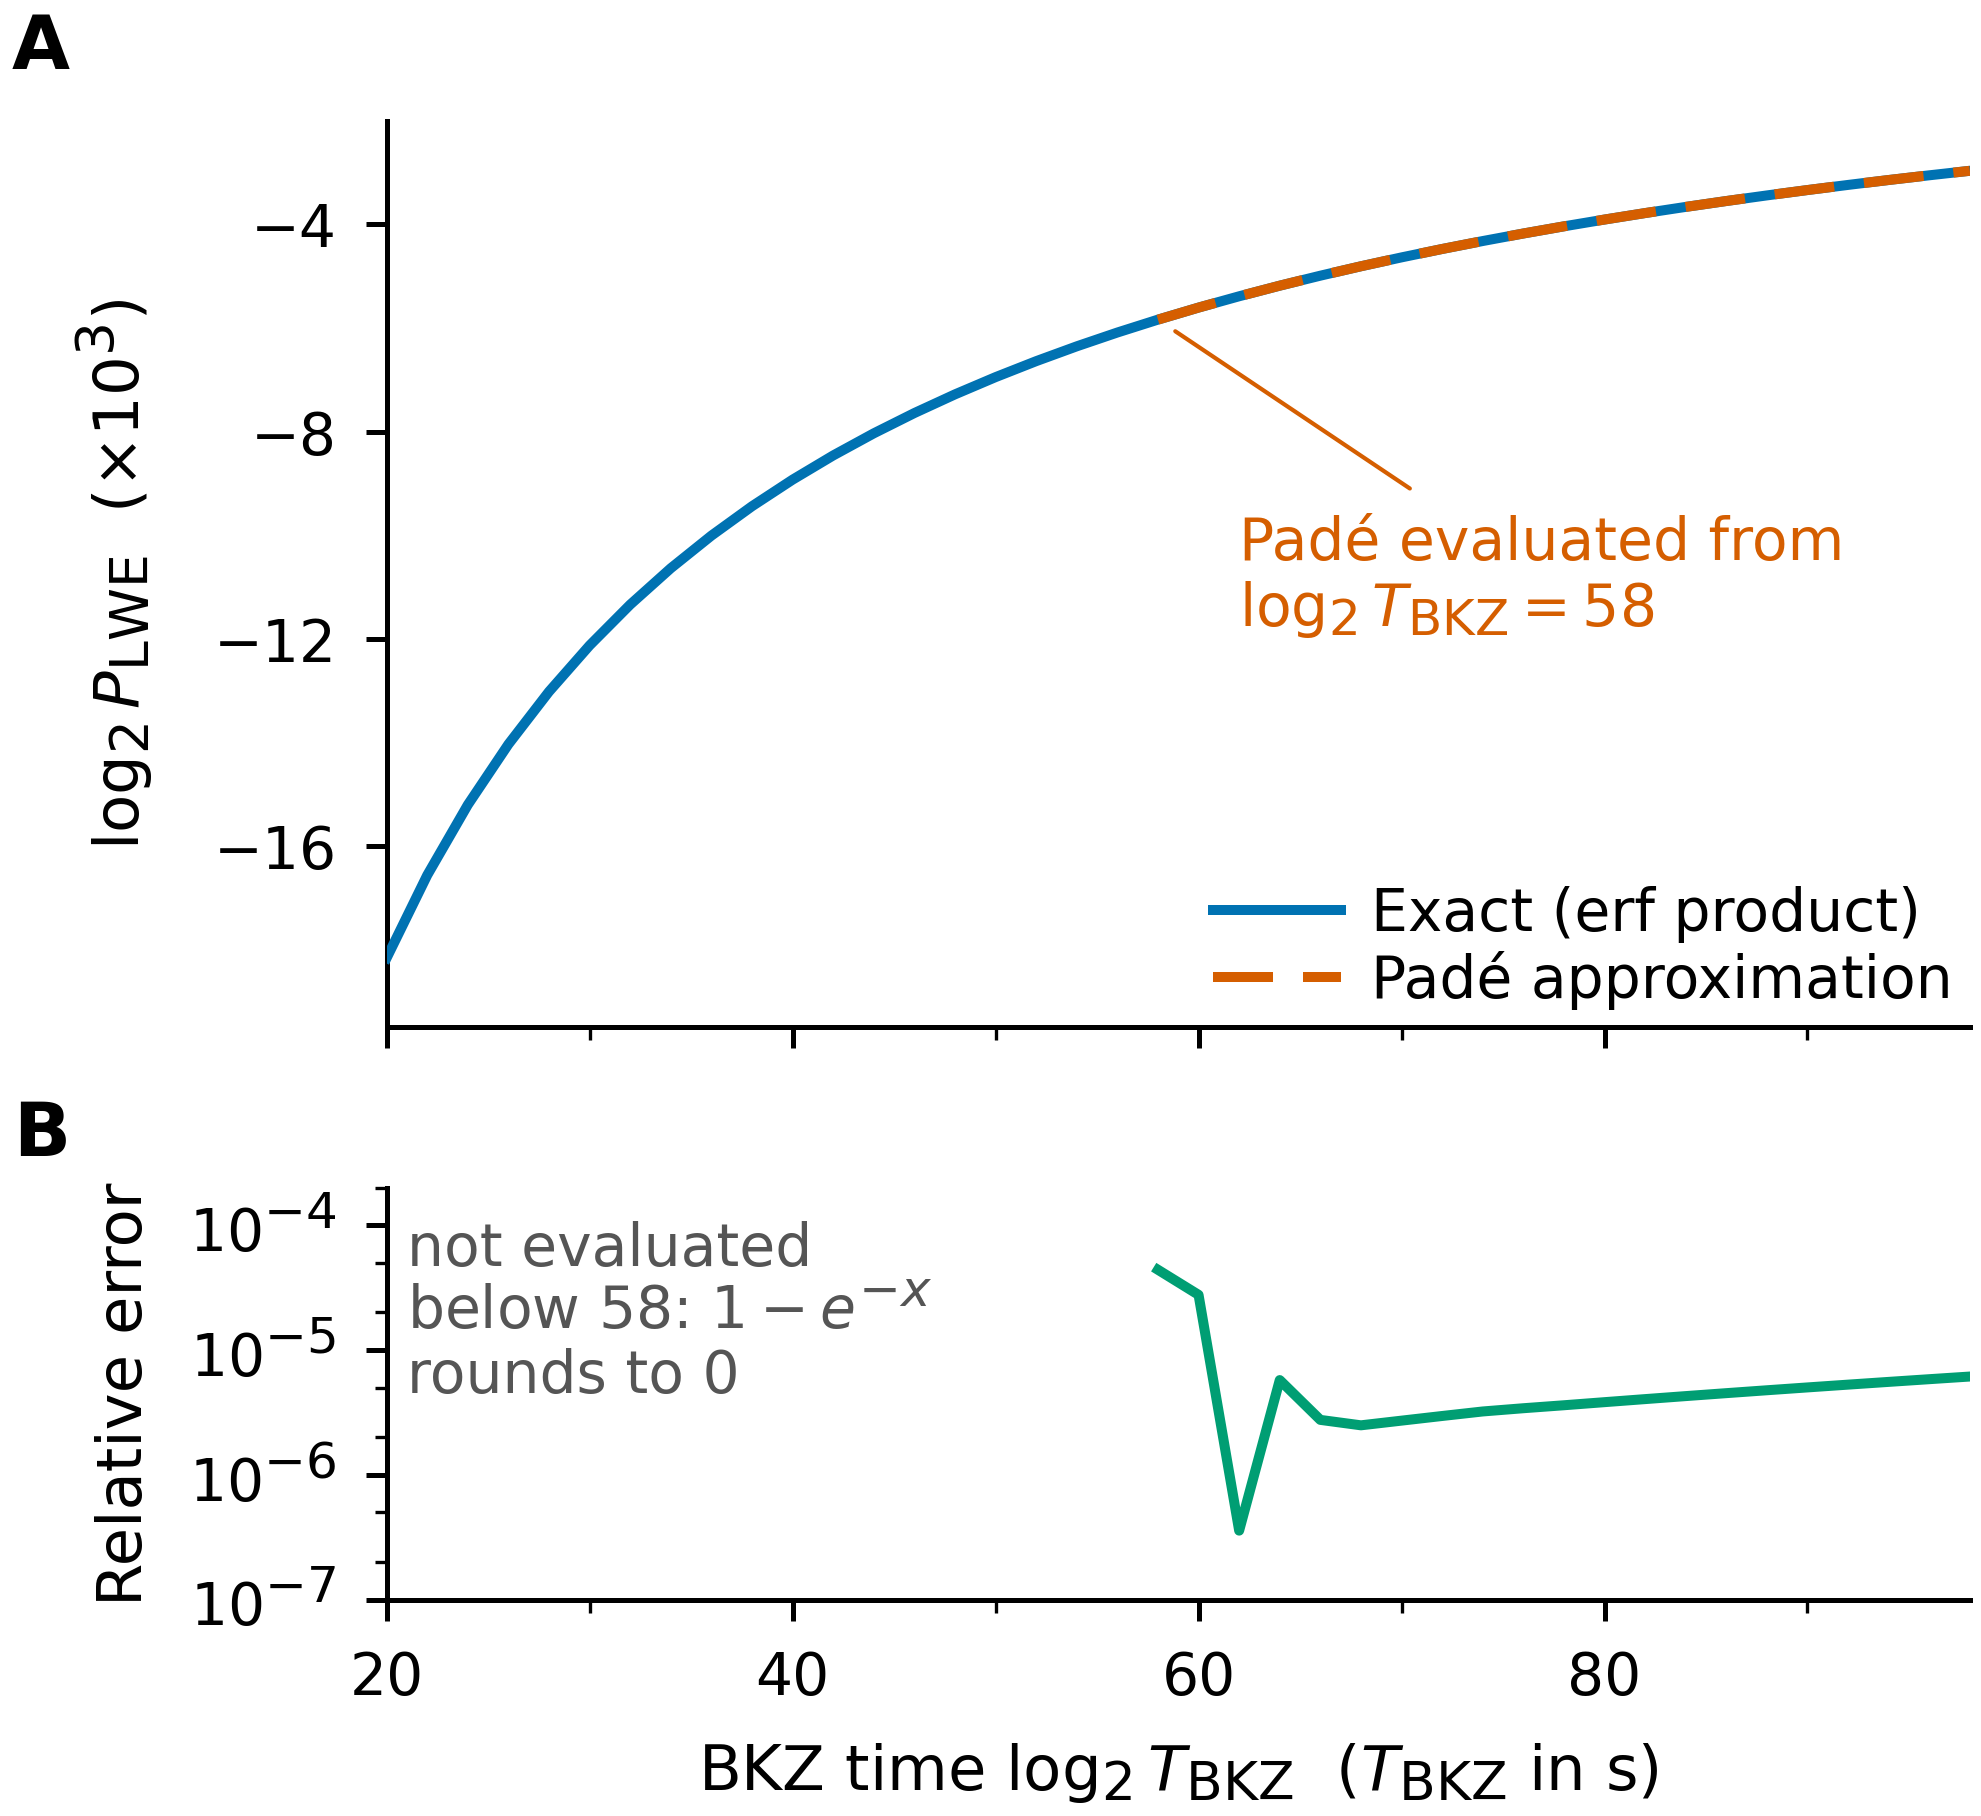

Generate this figure with Python:
# -*- coding: utf-8 -*-
"""
FIGURE BRIEF  (Supplementary Fig. S2, final -- label fig:attack_time, SI Note 2-3,
               "Padé-approximated versus exact log2 P_LWE as a function of the BKZ time")
Message (one sentence a referee should take away):
  At the fixed lattice rank m = 500 the Winitzki-Padé closed form of log2 P_LWE (SI Eq.
  pade_log_prob) reproduces the exact erf product (SI Eq. PLWE_final) over log2 T_BKZ = 58-98
  with a relative error below 5e-5 (down to 4e-7), i.e. in the cryptographically relevant
  regime |log2 P_LWE| ~ 3e3-6e3 the approximation is accurate; below log2 T_BKZ = 58 it is not
  evaluated because 1 - exp(-x) rounds to 0 in double precision for the smallest arguments.
Reader's first glance should land on:
  the dashed vermilion Padé curve lying on the solid blue exact curve in A from log2 T = 58
  onward, and the relative-error curve in B staying under 1e-4.
Form: line family (two coincident model curves) + one error curve; two stacked panels, shared x.
Panels: A (top) log2 P_LWE (x 1e3) vs log2 T_BKZ: exact over 20-98, Padé over 58-98;
  B (bottom) relative error |log2 P_Padé - log2 P_exact| / |log2 P_exact| on a log axis, 58-98.
Content and arithmetic reproduce the old figure build_v2/Figure/log2Pr_vs_TBKZ.pdf, whose
  script is code_from_D/PQNet/PQNet_Figure/improve/Figure61.py (read-only): same grid
  (log2 T_BKZ = 20, 22, ..., 98), same expression order, same mask (Padé finite, error > 0).
  Styling differences only: no open markers on the model curves (the dash already separates
  the coincident curves), no fill under the error curve, no grid, journal sizes and letters;
  y values of A in units of 10^3 instead of comma-separated thousands.
Encoding table:
  evaluation method -> colour (categorical, fixed order) -> 2
                        exact #0072B2 blue (solid), Padé #D55E00 vermilion (dashed, drawn
                        on top so that both colours stay visible where the curves coincide)
  relative error    -> colour #009E73 green, its own panel (B)                 -> 1
  quantity          -> panel (value / error)                                    -> 2
Curves per panel: A 2, B 1  (all <= 6)
Legend: A, lower right (empty: the curve rises from the lower left to the upper right); B has
  a single series named by its y label, no legend. Direct annotations for the key number only:
  the start of the Padé curve, log2 T_BKZ = 58 (A), and a grey note in B saying why the error
  curve starts there (anti-pattern 11).
Target width: single column 8.5 cm (user), height 7.8 cm. Sizes (Fig. 3 convention): axis
  labels 7.5 pt; tick labels, legend, annotations and notes 7 pt; panel letters 9 pt bold.
  matplotlib._mathtext.SHRINK_FACTOR = 6/7 (as in fig3_final.py / fig5_final.py) so every
  sub/superscript of a 7 pt string prints at 6.0 pt; the script parses every mathtext string
  and asserts that the smallest printed glyph is >= 6 pt.
Palette: Okabe-Ito indices 0, 1, 2 (validated 3-subset of palettes.md); validate_palette ->
  min dE normal 18.7, protan 13.0, deutan 11.0, tritan 8.6: PASS (asserted below).
What could be misread, and how the figure prevents it:
  - "the Padé curve is missing where the curves coincide": dashed vermilion on top of solid
    blue; the legend names both.
  - "the Padé curve / error curve was cut off at the left": the annotation in A marks the
    start at log2 T_BKZ = 58 and the note in B states the reason (underflow of the smallest
    erf arguments in double precision).
  - "log2 P_LWE is of order 1": the y label of A carries the (x 1e3) scale.
  - "this is the Lindner-Peikert calibration": the caption must say illustrative set B (SI
    Table tab:bkz_params): a = 1.8, b = 2.7, m = 500, ||b1|| = 10, d_i = 2, s = 2, not (1.8, 110).

STYLE SELF-REVIEW (references/anti-patterns.md, checked before drawing)
  1  shades of one hue ......... no: three distinct Okabe-Ito hues.
  2  dash as the only cue ...... no: the dashed curve also differs in hue; the dash is what
                                 keeps the underlying solid curve visible (coincident curves).
  3/4 > 6 curves / big legend .. no: 2 + 1 curves; a two-entry legend in an empty corner.
  5  text < 6 pt ............... no: audit asserts >= 6 pt; own glyph check covers sub/superscripts.
  6  in-panel titles ........... none (journal mode); the caption carries the title.
  11 curve stops unexplained ... no: annotation in A and note in B explain the start at 58.
  12 unit-less axes ............ x label states that T_BKZ is in seconds; log2 P_LWE is
                                 dimensionless with the scale in the label; relative error too.
  13 colour per entity ......... exact = blue, Padé = vermilion in S1 and S2 alike.
  14 frames / grids ............ top/right spines off, no grid, no fills.
  15 paragraphs in the figure .. one two-line annotation and one two-line note.
  22 no legend ................. no: conventional legend in A.
"""
import os
import sys
import math
os.environ.setdefault("MPLBACKEND", "Agg")
import numpy as np
from scipy.special import erf
import matplotlib
matplotlib.use("Agg")
import matplotlib._mathtext as _mathtext
# Sub/superscripts: matplotlib shrinks them to 0.70 of the base size (7 pt -> 4.9 pt, below the
# 6 pt production minimum). As in fig3_final.py, use 6/7 so that every sub/superscript of a
# 7 pt string prints at exactly 6.0 pt (verified by the glyph check at the end).
_mathtext.SHRINK_FACTOR = 6.0 / 7.0
_mathtext.GROW_FACTOR = 1.0 / _mathtext.SHRINK_FACTOR
import matplotlib.pyplot as plt
from matplotlib.mathtext import MathTextParser
from matplotlib.text import Text
from matplotlib.ticker import MultipleLocator, LogLocator, NullFormatter

sys.path.insert(0, os.path.normpath(os.path.join(os.path.dirname(os.path.abspath(__file__)), "..", "..", "tools")))
import scifig

HERE = os.path.dirname(os.path.abspath(__file__))

# ---------------------------------------------------------------- model (SI Note 2-3)
# Illustrative set B of SI Table tab:bkz_params, as stated in the caption of fig:attack_time.
A, B = 1.8, 2.7            # BKZ runtime fit  log2 delta_root = a / (log2 T_BKZ + b)
M = 500                    # lattice rank (number of Gram-Schmidt layers), fixed
B1, DI, S = 10.0, 2.0, 2.0  # ||b1||, search width d_i, Gaussian parameter s
W_PADE = 0.140012          # Winitzki's constant w
L_GRID = np.arange(20, 100, 2, dtype=float)  # log2 T_BKZ = 20, 22, ..., 98 (T_BKZ in s)
FLOOR = 1e-15

# The two evaluations keep the expression order of the original script (improve/Figure61.py).


def _gamma_lambda(log2T):
    gamma = 2.0 * A / (log2T + B)                   # = 2 log2 delta_root  (SI Eq. delta_from_T)
    lam = B1 * np.sqrt(np.pi) / (2.0 * S)           # ||b1|| sqrt(pi) / (2 s)
    return gamma, lam


def log2p_exact(m, log2T):
    """log2 P_LWE = sum_i log2 erf(z_i),  z_i = d_i lam 2^{-gamma (i-1)}  (SI Eq. PLWE_final; scipy erf)."""
    gamma, lam = _gamma_lambda(log2T)
    i = np.arange(1, m + 1)
    z = DI * lam * 2.0 ** (-gamma * (i - 1))
    return float(np.sum(np.log2(erf(z))))


def log2p_pade(m, log2T):
    """SI Eq. pade_log_prob: sum_i log2 sqrt(1 - exp(-W_i (4/pi + w W_i)/(1 + w W_i))), W_i = z_i^2.
    For the smallest z_i the term 1 - exp(-x) underflows to 0 in double precision and that
    layer contributes log2(0) = -inf: the sum is then -inf (not evaluated)."""
    gamma, lam = _gamma_lambda(log2T)
    i = np.arange(1, m + 1)
    W = (DI ** 2) * (lam ** 2) * 2.0 ** (-2.0 * gamma * (i - 1))
    with np.errstate(divide="ignore"):
        return float(np.sum(np.log2(np.sqrt(1.0 - np.exp(-(W * (4.0 / np.pi + W_PADE * W)) / (1.0 + W_PADE * W))))))


EX = np.array([log2p_exact(M, l) for l in L_GRID])
PA = np.array([log2p_pade(M, l) for l in L_GRID])
FINITE = np.isfinite(PA)
with np.errstate(divide="ignore", invalid="ignore"):
    REL = np.where(FINITE, np.abs((PA - EX) / EX), np.nan)
DEFINED = FINITE & (np.abs(EX) > FLOOR) & (REL > 0)
L_FIRST = float(L_GRID[DEFINED][0])

# ---------------------------------------------------------------- checks against the old figure
print("== Supplementary Fig. S2 (fig:attack_time): values read off build_v2/Figure/log2Pr_vs_TBKZ.pdf ==")
print("exact log2 P_LWE: %.2f at log2 T = 20, %.2f at 98 (old figure: about -18,000 / -3,000)" % (EX[0], EX[-1]))
assert abs(EX[0] - (-18162.15)) < 0.1 and abs(EX[-1] - (-2965.96)) < 0.1
print("Padé finite from log2 T_BKZ = %g onward (caption: ~58); -inf below" % L_GRID[FINITE][0])
assert L_FIRST == 58.0 and L_GRID[FINITE][0] == 58.0 and np.all(np.isinf(PA[~FINITE]))
k_min = int(np.nanargmin(REL))
print("relative error: %.3e at 58, min %.3e at %g, %.3e at 98; max %.3e" % (REL[DEFINED][0], REL[k_min], L_GRID[k_min], REL[-1], np.nanmax(REL)))
assert abs(REL[DEFINED][0] - 4.393e-5) < 1e-7 and L_GRID[k_min] == 62 and abs(REL[k_min] - 3.573e-7) < 1e-9
assert abs(REL[-1] - 6.131e-6) < 1e-8 and np.nanmax(REL) < 5e-5

np.savetxt(os.path.join(HERE, "figS2_final_source_data.csv"),
           np.column_stack([L_GRID, EX, np.where(FINITE, PA, np.nan), np.where(DEFINED, REL, np.nan)]), delimiter=",",
           fmt=["%g", "%.10e", "%.10e", "%.6e"],
           header=("log2_T_BKZ_s,log2P_LWE_exact,log2P_LWE_pade,relative_error "
                   "(a=%g,b=%g,m=%d,||b1||=%g,d_i=%g,s=%g,w=%g; double precision; "
                   "relative_error = |pade-exact|/|exact|; nan where the Pade sum underflows (log2 T_BKZ < 58))"
                   % (A, B, M, B1, DI, S, W_PADE)), encoding="utf-8")

# ---------------------------------------------------------------- palette
C_EX, C_PA, C_RE = scifig.OKABE_ITO[0], scifig.OKABE_ITO[1], scifig.OKABE_ITO[2]
NOTE_GREY = "#555555"
rep = scifig.validate_palette([C_EX, C_PA, C_RE])
assert rep["pass"]

# ---------------------------------------------------------------- figure
FIG_W, FIG_H = 8.5, 7.8                                   # cm (single column, user: 8.5 cm)
W, H = scifig.setup(width=FIG_W, height_cm=FIG_H, base_pt=7.5)
TICK, LEG, ANN = 7.0, 7.0, 7.0
matplotlib.rcParams.update({"xtick.labelsize": TICK, "ytick.labelsize": TICK, "legend.fontsize": LEG})
fig, (axA, axB) = plt.subplots(2, 1, figsize=(W, H), sharex=True,
                               gridspec_kw=dict(height_ratios=[2.2, 1.0]))
LW = 1.2
XLAB = r"BKZ time $\log_2 T_{\mathrm{BKZ}}$  ($T_{\mathrm{BKZ}}$ in s)"

# ---- A: exact (20-98) and Padé (58-98) log2 P_LWE, scaled by 1e-3
l_ex, = axA.plot(L_GRID, 1e-3 * EX, color=C_EX, lw=LW, ls="-", label="Exact (erf product)", zorder=3)
l_pa, = axA.plot(L_GRID[FINITE], 1e-3 * PA[FINITE], color=C_PA, lw=LW, ls=(0, (6, 3)), label="Padé approximation", zorder=4)
axA.set_xlim(20, 98)
axA.set_ylim(-19.5, -2.0)
axA.set_yticks([-16, -12, -8, -4])           # explicit: a locator also creates labels outside the view
axA.set_ylabel(r"$\log_2 P_{\mathrm{LWE}}$  ($\times 10^{3}$)")
axA.set_xlabel(XLAB); axA.xaxis.label.set_visible(False)      # printed on B (shared axis)
# the key number: where the Padé curve starts
y58 = 1e-3 * PA[FINITE][0]
axA.annotate("Padé evaluated from\n$\\log_2 T_{\\mathrm{BKZ}} = %g$" % L_FIRST, xy=(L_FIRST, y58), xytext=(62.0, -9.6),
             fontsize=ANN, color=C_PA, ha="left", va="top", linespacing=1.15,
             arrowprops=dict(arrowstyle="-", color=C_PA, lw=0.5, shrinkB=2.5))
legA = axA.legend([l_ex, l_pa], [l_ex.get_label(), l_pa.get_label()], loc="lower right", fontsize=LEG,
                  frameon=False, handlelength=2.2, handletextpad=0.5, labelspacing=0.15,
                  borderaxespad=0.3, borderpad=0.0)

# ---- B: relative error (log axis), 58-98
l_re, = axB.plot(L_GRID[DEFINED], REL[DEFINED], color=C_RE, lw=LW, label="Relative error", zorder=3)
axB.set_yscale("log")
axB.set_ylim(1e-7, 2e-4)
axB.set_yticks([1e-7, 1e-6, 1e-5, 1e-4])
axB.yaxis.set_minor_locator(LogLocator(base=10, subs=(2, 5), numticks=10))
axB.yaxis.set_minor_formatter(NullFormatter())
axB.set_ylabel("Relative error")
axB.set_xlabel(XLAB)
axB.set_xticks([20, 40, 60, 80])
axB.xaxis.set_minor_locator(MultipleLocator(10))
# why the curve starts at 58 (anti-pattern 11: say it on the plot); fits left of log2 T = 56
axB.text(21.0, 1.1e-4, "not evaluated\nbelow %g: $1-e^{-x}$\nrounds to 0" % L_FIRST,
         fontsize=ANN, color=NOTE_GREY, ha="left", va="top", linespacing=1.15)

scifig.panel_label(axA, "A", x=-0.2, size=9)
scifig.panel_label(axB, "B", x=-0.2, size=9)
fig.align_ylabels([axA, axB])

# ---------------------------------------------------------------- own checks
fig.canvas.draw()
r = fig.canvas.get_renderer()
mm = 25.4 / fig.dpi


def clearance(ax, bb):
    """Smallest distance (mm) between a display-space box and any data curve of the axes."""
    best, who = 1e9, None
    for l in ax.get_lines():
        xy = l.get_transform().transform(np.column_stack([l.get_xdata(), l.get_ydata()]))
        xy = xy[np.isfinite(xy).all(axis=1)]
        if xy.shape[0] < 2:
            continue
        s = np.concatenate([[0], np.cumsum(np.hypot(*np.diff(xy, axis=0).T))])
        si = np.linspace(0, s[-1], 4000)
        xy = np.column_stack([np.interp(si, s, xy[:, 0]), np.interp(si, s, xy[:, 1])])
        dx = np.maximum(np.maximum(bb.x0 - xy[:, 0], 0), xy[:, 0] - bb.x1)
        dy = np.maximum(np.maximum(bb.y0 - xy[:, 1], 0), xy[:, 1] - bb.y1)
        d = float(np.hypot(dx, dy).min()) * mm
        if d < best:
            best, who = d, l.get_label()
    return best, who


bbL = legA.get_window_extent(r)
cl, who = clearance(axA, bbL)
print("A legend: %.2f x %.2f cm; clearance to nearest curve %.2f mm (%s)" % (bbL.width * mm / 10, bbL.height * mm / 10, cl, who))
assert cl >= 1.0, "legend too close to data"
ann = [t for t in axA.texts][0]
# Annotation.get_window_extent includes the leader line, which by construction ends on the
# curve; measure the text box alone (the leader's end is shrinkB = 2.5 pt from the curve).
cl, who = clearance(axA, Text.get_window_extent(ann, r))
print("A annotation text: clearance to nearest curve %.2f mm (%s)" % (cl, who))
assert cl >= 1.0, "annotation too close to data"
note = [t for t in axB.texts][0]
cl, who = clearance(axB, Text.get_window_extent(note, r))
print("B note: clearance to the error curve %.2f mm (%s)" % (cl, who))
assert cl >= 1.0, "note too close to data"

# per-glyph size check (Fig. 3 method): mathtext parsed with its own font properties
parser = MathTextParser("path")
min_glyph, where = 99.0, ""
for t in fig.findobj(Text):
    s = t.get_text()
    if not s.strip() or not t.get_visible():
        continue
    if "$" in s:
        for part in s.split("\n"):
            if "$" in part:
                res = parser.parse(part, dpi=72, prop=t.get_fontproperties())
                g = min(gl[1] for gl in res.glyphs)
                if g < min_glyph:
                    min_glyph, where = g, part
    elif t.get_fontsize() < min_glyph:
        min_glyph, where = t.get_fontsize(), s
print("glyph check: smallest printed glyph (incl. sub/superscripts) = %.2f pt in %r (need >= 6)" % (min_glyph, where[:40]))
assert min_glyph >= 6.0 - 1e-6, min_glyph

print()
report = scifig.audit(fig, target_width=FIG_W, journal_mode=True)
assert not any(l == "FAIL" for l, _ in report), "audit FAIL"
assert not any(l == "WARN" for l, _ in report), "audit WARN"
scifig.save(fig, os.path.join(HERE, "figS2_final"))
